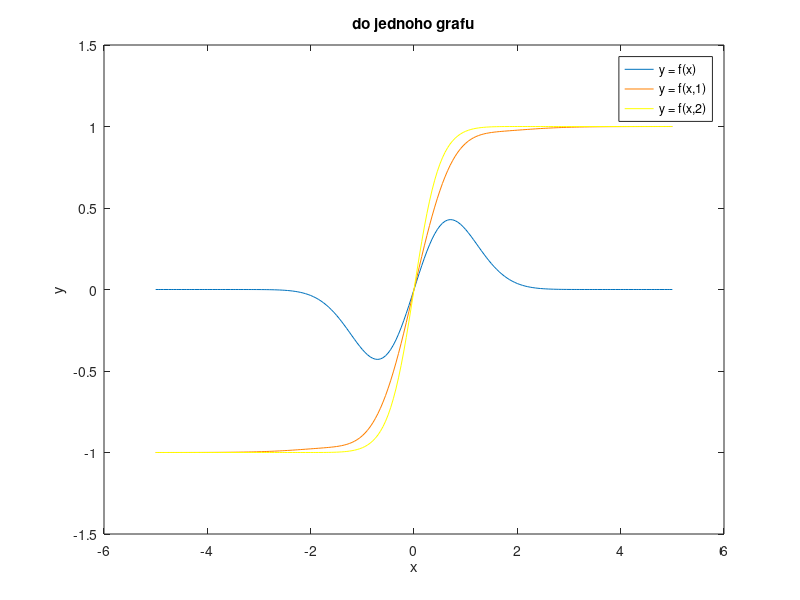
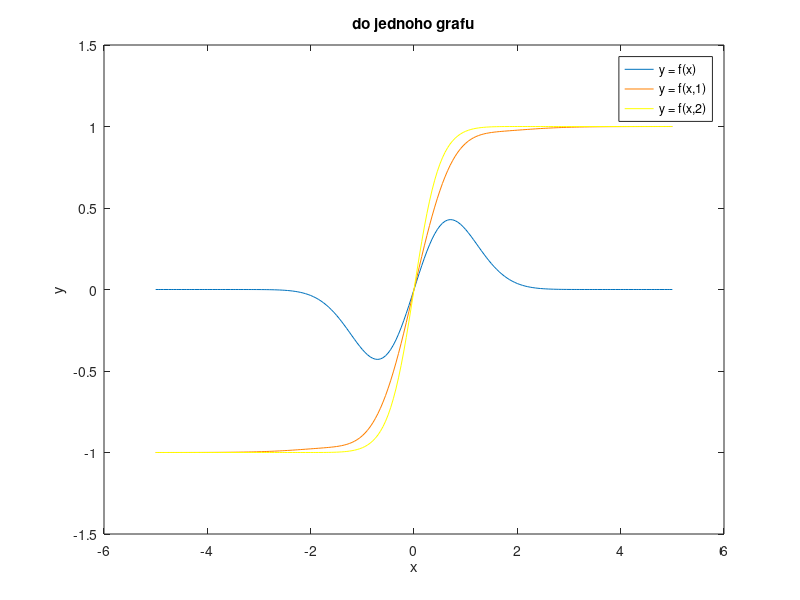
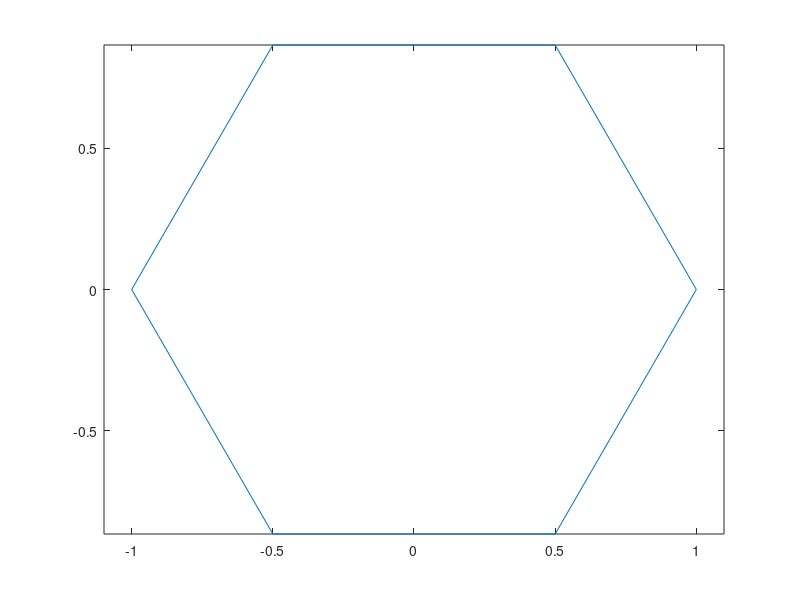

Write the MATLAB code that produced these figures, in order. (Note: this script raises an error after producing the figures.)
clc; close;

% 1

phi = 0:(pi/3):2*pi;
x = cos(phi);
y = sin(phi);

figure;
plot(x, y);
axis equal;

% 2

function result = evaluateFunction(x, y)

    if nargin < 2
        y = 0; 
    end
    result = x.*exp(-x.^2-y.^2)+tanh(x.*y);
end

result1 = evaluateFunction([1, 2, 3]);
disp(result1);

result2 = evaluateFunction([1, 2, 3], [4, 5, 6]);
disp(result2);

% 3

x =-5:0.05:5;

y1 = evaluateFunction(x);
y2 = evaluateFunction(x, 1);
y3 = evaluateFunction(x, 2);

% a

figure;
plot(x, y1, 'DisplayName', 'y = f(x)');
hold on;
plot(x, y2, 'Color', [1, 0.5, 0], 'DisplayName', 'y = f(x,1)');
plot(x, y3, 'Color', [1, 1, 0], 'DisplayName', 'y = f(x,2)');
hold off;
xlabel('x');
ylabel('y');
title('do jednoho grafu');
legend show;

exportgraphics(gcf, 'plot.jpg');
tempFileName = 'temp_plot.png';
exportgraphics(gcf, tempFileName);
img = imread(tempFileName);
imwrite(img, 'plot.bmp');
print(gcf, 'plot.pdf', '-dpdf');
delete(tempFileName);

% b

figure;
ax1 = subplot(3, 1, 1);
plot(x, y1);
title('subplot 1');
xlabel('x');
ylabel('f(x)');

ax2 = subplot(3, 1, 2);
plot(x, y2);
title('subplot 2');
xlabel('x');
ylabel('f(x, 1)');

ax3 = subplot(3, 1, 3);
plot(x, y3);
title('subplot 3');
xlabel('x');
ylabel('f(x, 2)');

linkaxes([ax1, ax2, ax3], 'x');
savefig('subplots.fig');

% 4

x = -5:0.1:5;
y = -6:0.2:6;

[X, Y] = meshgrid(x, y);

Z = evaluateFunction(X, Y);

figure;
surf(X, Y, Z);
title('3D plocha')
xlabel('x');
ylabel('y');
zlabel('f(x, y)');
grid on;